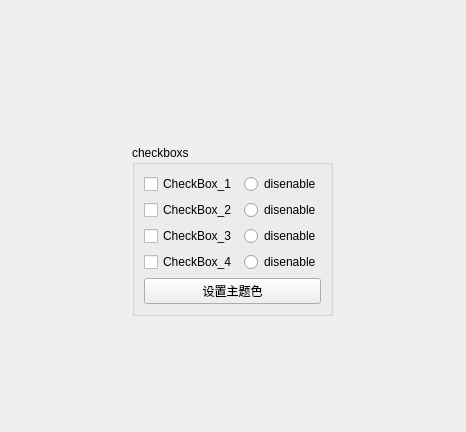
<?xml version="1.0" encoding="UTF-8"?>
<ui version="4.0">
 <class>Widget</class>
 <widget class="QWidget" name="Widget">
  <property name="geometry">
   <rect>
    <x>0</x>
    <y>0</y>
    <width>466</width>
    <height>432</height>
   </rect>
  </property>
  <property name="windowTitle">
   <string>Widget</string>
  </property>
  <layout class="QGridLayout" name="gridLayout">
   <item row="1" column="2">
    <spacer name="horizontalSpacer_2">
     <property name="orientation">
      <enum>Qt::Orientation::Horizontal</enum>
     </property>
     <property name="sizeHint" stdset="0">
      <size>
       <width>315</width>
       <height>20</height>
      </size>
     </property>
    </spacer>
   </item>
   <item row="0" column="1">
    <spacer name="verticalSpacer_2">
     <property name="orientation">
      <enum>Qt::Orientation::Vertical</enum>
     </property>
     <property name="sizeHint" stdset="0">
      <size>
       <width>20</width>
       <height>210</height>
      </size>
     </property>
    </spacer>
   </item>
   <item row="1" column="0">
    <spacer name="horizontalSpacer">
     <property name="orientation">
      <enum>Qt::Orientation::Horizontal</enum>
     </property>
     <property name="sizeHint" stdset="0">
      <size>
       <width>315</width>
       <height>20</height>
      </size>
     </property>
    </spacer>
   </item>
   <item row="2" column="1">
    <spacer name="verticalSpacer">
     <property name="orientation">
      <enum>Qt::Orientation::Vertical</enum>
     </property>
     <property name="sizeHint" stdset="0">
      <size>
       <width>20</width>
       <height>180</height>
      </size>
     </property>
    </spacer>
   </item>
   <item row="1" column="1">
    <widget class="QGroupBox" name="groupBox">
     <property name="title">
      <string>checkboxs</string>
     </property>
     <layout class="QFormLayout" name="formLayout">
      <item row="0" column="0">
       <widget class="CheckBox" name="checkBox">
        <property name="text">
         <string>CheckBox_1</string>
        </property>
       </widget>
      </item>
      <item row="1" column="0">
       <widget class="CheckBox" name="checkBox_2">
        <property name="text">
         <string>CheckBox_2</string>
        </property>
       </widget>
      </item>
      <item row="2" column="0">
       <widget class="CheckBox" name="checkBox_3">
        <property name="text">
         <string>CheckBox_3</string>
        </property>
       </widget>
      </item>
      <item row="3" column="0">
       <widget class="CheckBox" name="checkBox_4">
        <property name="text">
         <string>CheckBox_4</string>
        </property>
       </widget>
      </item>
      <item row="0" column="1">
       <widget class="QRadioButton" name="radioButton">
        <property name="text">
         <string>disenable</string>
        </property>
       </widget>
      </item>
      <item row="1" column="1">
       <widget class="QRadioButton" name="radioButton_2">
        <property name="text">
         <string>disenable</string>
        </property>
       </widget>
      </item>
      <item row="2" column="1">
       <widget class="QRadioButton" name="radioButton_3">
        <property name="text">
         <string>disenable</string>
        </property>
       </widget>
      </item>
      <item row="3" column="1">
       <widget class="QRadioButton" name="radioButton_4">
        <property name="text">
         <string>disenable</string>
        </property>
       </widget>
      </item>
      <item row="4" column="0" colspan="2">
       <widget class="QPushButton" name="pushButton">
        <property name="text">
         <string>设置主题色</string>
        </property>
       </widget>
      </item>
     </layout>
    </widget>
   </item>
  </layout>
 </widget>
 <customwidgets>
  <customwidget>
   <class>CheckBox</class>
   <extends>QCheckBox</extends>
   <header>CheckBox/checkbox.h</header>
  </customwidget>
 </customwidgets>
 <resources/>
 <connections/>
</ui>
